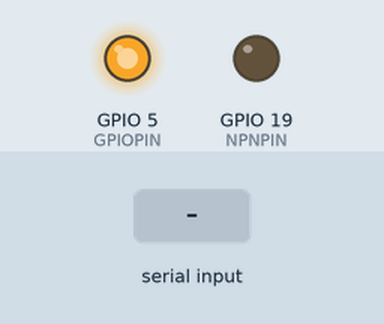
Simulated run of this sketch. Board: ESP32. Parts: output pins drawn as LEDs (lit = HIGH). Inputs (shaded band) come from the test bench. What the sketch prints to the serial monitor is not drawn.

Above: at 1.2 s.
1.3 s: "90,45\n" received over Serial
At 1.6 s:
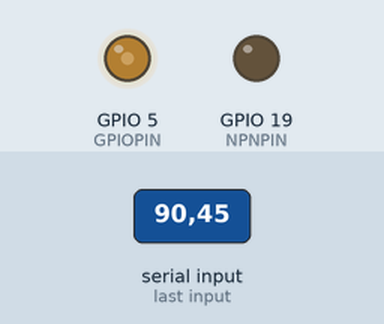
2.8 s: "30,150\n" received over Serial
At 4.0 s:
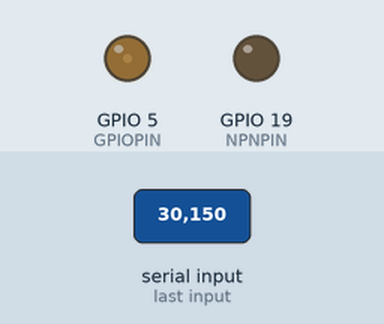
4.3 s: "200\n" received over Serial
At 5.1 s:
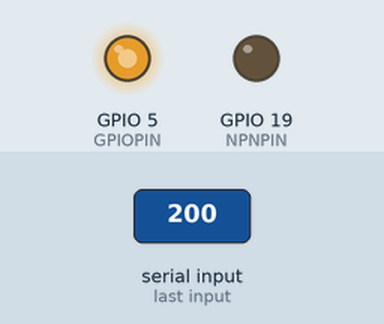
Timing chart, 0 to 7.3 s (numbered marks = the images above; inputs shaded):
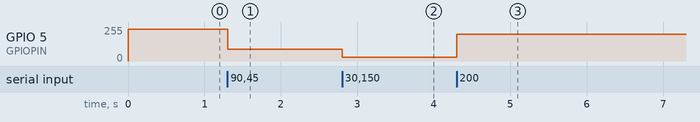

The sketch:

CLpwm_tempcutoff.ino
```cpp
#include <Adafruit_ADS1X15.h>

//Adafruit_ADS1015 ads1015;    // Construct an ads1015


int PWM_FREQUENCY = 50000;
int PWM_CHANNEL = 0;
int PWM_RESOUTION = 8;
int GPIOPIN = 5 ;
int NPNPIN = 19 ;
int peweem = 240;

const byte numChars = 32;
char receivedChars[numChars];
boolean newData = false;

void setup() {
  Serial.begin(112500);
  //ads init
//  ads1015.begin(0x49);

  ledcSetup(PWM_CHANNEL, PWM_FREQUENCY, PWM_RESOUTION);
  ledcAttachPin(GPIOPIN, PWM_CHANNEL);
  pinMode(NPNPIN, OUTPUT);
}

int current;
int target_current = 600;   //mA
int vcc = 5111;   //mV
int qov = vcc/2;    //mV
int max_current = 20000;   //mA
int readAdc;

void loop() {
//  int readAdc = ads1015.readADC_SingleEnded(0);
//  float current = ((float(  (readAdc*3)  ) - qov) / (vcc/2) ) * max_current;


//  if (current > target_current){
//    peweem++;
//  }
//  else{
//    if (peweem > 210){
//      peweem--;
//    }
//
//  }

  static byte ndx = 0;
  char endMarker = '\n';
  char rc;

  while (Serial.available() > 0 && newData == false) {
      rc = Serial.read();

      if (rc != endMarker) {
          receivedChars[ndx] = rc;
          ndx++;
          if (ndx >= numChars) {
              ndx = numChars - 1;
          }
      }
      else {
          receivedChars[ndx] = '\0'; // terminate the string
          ndx = 0;
          newData = true;
      }
  }

  if (newData == true){
    newData = false;
    peweem = atoi(receivedChars);
  }


//
//  Serial.print("Volt: ");
//  Serial.print(readAdc*3);
//
//  Serial.print("   Current: ");
//  Serial.print(current);

  Serial.print("   PWM: ");
  Serial.println(peweem);

  ledcWrite(PWM_CHANNEL, peweem);
  digitalWrite(NPNPIN, LOW);
}
```

Measured:
- after the input at 1.3 s, GPIO 5 (GPIOPIN): 239/255 → 90/255 at once
- after the input at 2.8 s, GPIO 5 (GPIOPIN): 90/255 → 30/255 at once
- after the input at 4.3 s, GPIO 5 (GPIOPIN): 30/255 → 199/255 at once
